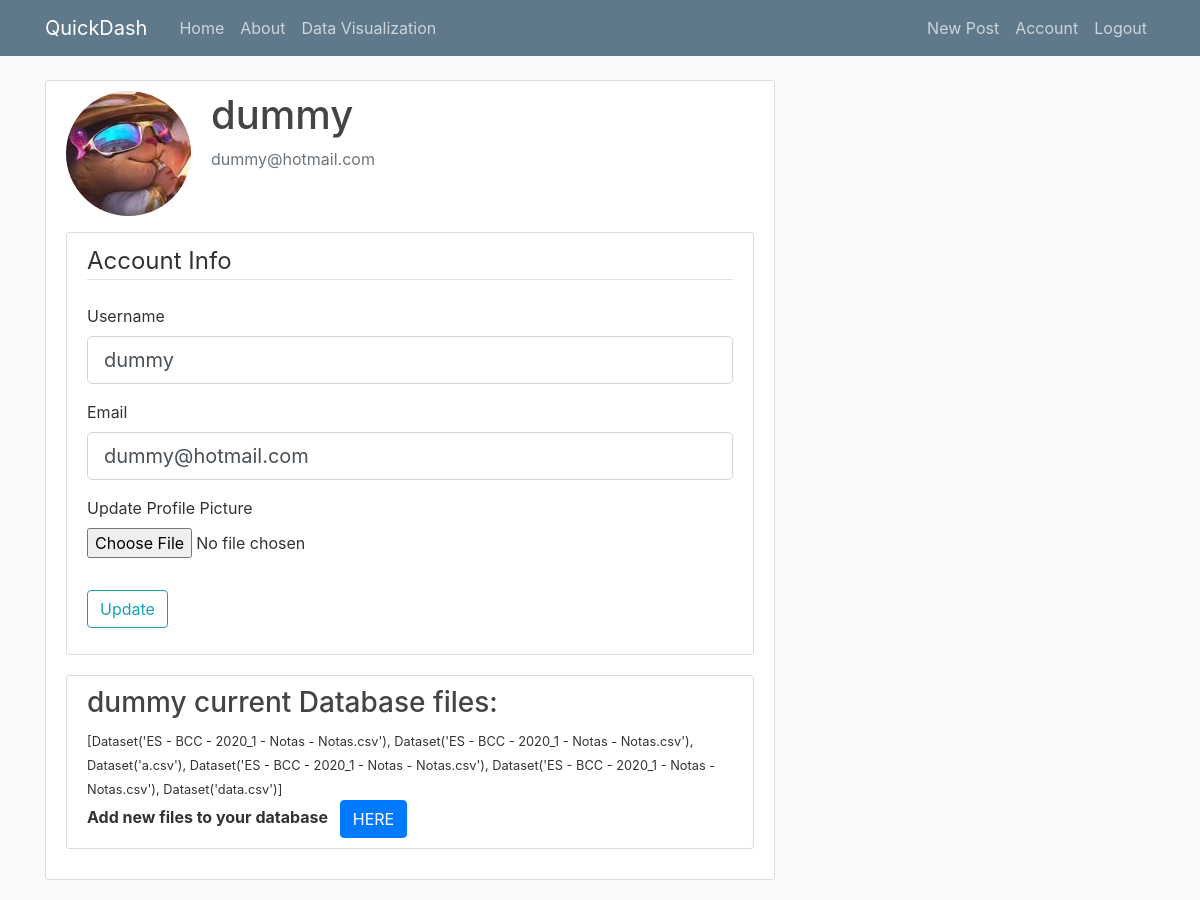
Page /account (signed in) on the committed database.
### tp1/flaskblog/models.py (models this page shows, shortened)
class User(db.Model, UserMixin):
    id = db.Column(db.Integer, primary_key=True)
    username = db.Column(db.String(20),unique=True,nullable=False)
    email = db.Column(db.String(120),unique=True,nullable=False)
    image_file = db.Column(db.String(20), nullable=False, default='default.jpg')
    password = db.Column(db.String(60),nullable=False)
    posts = db.relationship('Post', backref='author', lazy=True)
    database = db.relationship('Dataset', backref='owner', lazy=True)

class Dataset(db.Model):
    id = db.Column(db.Integer, primary_key=True)
    dataset_file = db.Column(db.String(20), nullable=False, unique = True)
    user_id = db.Column(db.Integer, db.ForeignKey('user.id'),nullable=False)
    def __repr__(self):
        return f"Dataset('{self.dataset_file}')"

### tp1/flaskblog/users/routes.py (the view)
@users.route("/account", methods=['GET', 'POST'])
@login_required
def account():
    form = UpdateAccountForm()
    if form.validate_on_submit():
        if form.picture.data:
            picture_file = save_picture(form.picture.data)
            current_user.image_file = picture_file
        current_user.username = form.username.data
        current_user.email = form.email.data
        db.session.commit()
        flash('Your account has been updated!','success')
        return redirect(url_for('users.account'))
    elif request.method == 'GET':
        form.username.data = current_user.username
        form.email.data = current_user.email
    database = Dataset.query.filter_by(owner=current_user).all()
    image_file = url_for('static', filename='profile_pics/' + current_user.image_file)
    return render_template('account.html', title='Account', image_file=image_file, form=form, database=database)

### tp1/flaskblog/users/forms.py (shortened to what this page needs)
class UpdateAccountForm(FlaskForm):
    username = StringField('Username',
                        validators=[DataRequired(),Length(min=2,max=20)])
    email = StringField('Email', validators=[DataRequired(),Email()])
    picture = FileField('Update Profile Picture', validators=[FileAllowed(['jpg','png'])])
    submit = SubmitField('Update')

### tp1/flaskblog/models.py (called while the page is built)
@login_manager.user_loader
def load_user(user_id):
    return User.query.get(int(user_id))

### tp1/flaskblog/templates/account.html (shortened to what this page needs)
{% extends "layout.html" %}
{% block content%}
    <div class="content-section">
        <div class="media">
        <img class="rounded-circle account-img" src={{ image_file }}>
        <div class="media-body">
            <h2 class="account-heading">{{current_user.username}}</h2>
            <p class="text-secondary">{{current_user.email}}</p>
        </div>
        </div>
        <div class= "content-section">
            <form method="POST" action="" enctype="multipart/form-data">
                <fieldset class='form-group'>
                    <legend class="border-bottom mb-4">Account Info</legend>
                    <div class="form-group">
                        {{form.username.label(class="form-control-label")}}
                        {% if form.username.errors %}
                            {{form.username(class="form-control form-control-lg is-invalid")}}
                            <div class="invalid-feedback">
                                {% for error in form.username.errors %}
                                    <span>{{error}}</span>
                                {% endfor %}
                            </div>
                        {% else %}
                            {{form.username(class="form-control form-control-lg")}}
                        {% endif %}
                    </div>
                    <div class="form-group">
                        {{form.email.label(class="form-control-label")}}
                        {% if form.email.errors %}
                            {{form.email(class="form-control form-control-lg is-invalid")}}
                            <div class="invalid-feedback">
                                {% for error in form.email.errors %}
                                    <span>{{error}}</span>
                                {% endfor %}
                            </div>
                        {% else %}
                            {{form.email(class="form-control form-control-lg")}}
                    {% endif %}
                    </div>
                    <div class="form-group">
                        {{form.picture.label()}}
                        {{form.picture(class="form-control-file")}}
                    </div>
                </fieldset>
                <div class="form-group">
                    {{form.submit(class="btn btn-outline-info")}}
                </div>
            </form>
        </div>
        <div class="content-section">
            <div>
                <h3>{{current_user.username}} current Database files:</h3>
                <small>{{database}}</small>
            </div>
            <b>
                Add new files to your database <a class="btn btn-primary ml-2" href="{{url_for('users.add_database')}}">HERE</a>
            </b>
        </div>
    </div>
{% endblock content%}

### tp1/flaskblog/static/main.css (style rules this page uses)
body { background: #fafafa; color: #333333; margin-top: 5rem; }
h1, h2, h3, h4, h5, h6 { color: #444444; }
.content-section { background: #ffffff; padding: 10px 20px; border: 1px solid #dddddd; border-radius: 3px; margin-bottom: 20px; }
.account-img { height: 125px; width: 125px; margin-right: 20px; margin-bottom: 16px; }
.account-heading { font-size: 2.5rem; }

### rows in the picture
User: username "dummy", email "dummy@hotmail.com"
Dataset: dataset_file.dataset_file "[Dataset('ES - BCC - 2020_1 - Notas - Notas.csv'), Dataset('ES - BCC - 2020_1 - Notas - Notas.csv'), Dataset('a.csv'), Dataset('ES - BCC - 2020_1 - Notas - Notas.csv'), Dataset('ES - BCC - 2020_1 - Notas - Notas.csv'), Dataset('data.csv')]"
